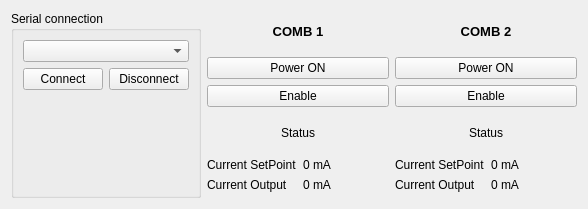
<?xml version="1.0" encoding="UTF-8"?>
<ui version="4.0">
 <class>Form</class>
 <widget class="QWidget" name="Form">
  <property name="geometry">
   <rect>
    <x>0</x>
    <y>0</y>
    <width>588</width>
    <height>209</height>
   </rect>
  </property>
  <property name="windowTitle">
   <string>Form</string>
  </property>
  <layout class="QHBoxLayout" name="horizontalLayout_2">
   <item>
    <widget class="QGroupBox" name="groupBox">
     <property name="title">
      <string>Serial connection</string>
     </property>
     <layout class="QVBoxLayout" name="verticalLayout_4">
      <item>
       <layout class="QVBoxLayout" name="verticalLayout">
        <item>
         <widget class="QComboBox" name="comboPorts"/>
        </item>
        <item>
         <layout class="QHBoxLayout" name="horizontalLayout">
          <item>
           <widget class="QPushButton" name="pushButton_serial_connect">
            <property name="text">
             <string>Connect</string>
            </property>
           </widget>
          </item>
          <item>
           <widget class="QPushButton" name="pushButton_serial_disconnect">
            <property name="text">
             <string>Disconnect</string>
            </property>
           </widget>
          </item>
         </layout>
        </item>
       </layout>
      </item>
      <item>
       <spacer name="verticalSpacer">
        <property name="orientation">
         <enum>Qt::Vertical</enum>
        </property>
        <property name="sizeHint" stdset="0">
         <size>
          <width>20</width>
          <height>40</height>
         </size>
        </property>
       </spacer>
      </item>
     </layout>
    </widget>
   </item>
   <item>
    <layout class="QVBoxLayout" name="verticalLayout_2">
     <item>
      <widget class="QLabel" name="label_2">
       <property name="font">
        <font>
         <pointsize>10</pointsize>
         <weight>75</weight>
         <bold>true</bold>
        </font>
       </property>
       <property name="text">
        <string>COMB 1</string>
       </property>
       <property name="alignment">
        <set>Qt::AlignCenter</set>
       </property>
      </widget>
     </item>
     <item>
      <widget class="QPushButton" name="pushButton_Comb1_power">
       <property name="text">
        <string>Power ON</string>
       </property>
      </widget>
     </item>
     <item>
      <widget class="QPushButton" name="pushButton_Comb1_enable">
       <property name="text">
        <string>Enable</string>
       </property>
      </widget>
     </item>
     <item>
      <widget class="QLabel" name="Comb1_status">
       <property name="text">
        <string>Status</string>
       </property>
       <property name="alignment">
        <set>Qt::AlignCenter</set>
       </property>
      </widget>
     </item>
     <item>
      <layout class="QFormLayout" name="formLayout">
       <item row="0" column="0">
        <widget class="QLabel" name="label_3">
         <property name="text">
          <string>Current SetPoint</string>
         </property>
        </widget>
       </item>
       <item row="0" column="1">
        <widget class="QLabel" name="Comb1_setPoint">
         <property name="text">
          <string>0 mA</string>
         </property>
        </widget>
       </item>
       <item row="1" column="0">
        <widget class="QLabel" name="label_5">
         <property name="text">
          <string>Current Output</string>
         </property>
        </widget>
       </item>
       <item row="1" column="1">
        <widget class="QLabel" name="Comb1_current">
         <property name="text">
          <string>0 mA</string>
         </property>
        </widget>
       </item>
      </layout>
     </item>
    </layout>
   </item>
   <item>
    <layout class="QVBoxLayout" name="verticalLayout_3">
     <item>
      <widget class="QLabel" name="label_7">
       <property name="font">
        <font>
         <pointsize>10</pointsize>
         <weight>75</weight>
         <bold>true</bold>
        </font>
       </property>
       <property name="text">
        <string>COMB 2</string>
       </property>
       <property name="alignment">
        <set>Qt::AlignCenter</set>
       </property>
      </widget>
     </item>
     <item>
      <widget class="QPushButton" name="pushButton_Comb2_power">
       <property name="text">
        <string>Power ON</string>
       </property>
      </widget>
     </item>
     <item>
      <widget class="QPushButton" name="pushButton_Comb2_enable">
       <property name="text">
        <string>Enable</string>
       </property>
      </widget>
     </item>
     <item>
      <widget class="QLabel" name="Comb2_status">
       <property name="text">
        <string>Status</string>
       </property>
       <property name="alignment">
        <set>Qt::AlignCenter</set>
       </property>
      </widget>
     </item>
     <item>
      <layout class="QFormLayout" name="formLayout_2">
       <item row="0" column="0">
        <widget class="QLabel" name="label_9">
         <property name="text">
          <string>Current SetPoint</string>
         </property>
        </widget>
       </item>
       <item row="0" column="1">
        <widget class="QLabel" name="Comb2_setPoint">
         <property name="text">
          <string>0 mA</string>
         </property>
        </widget>
       </item>
       <item row="1" column="0">
        <widget class="QLabel" name="label_11">
         <property name="text">
          <string>Current Output</string>
         </property>
        </widget>
       </item>
       <item row="1" column="1">
        <widget class="QLabel" name="Comb2_current">
         <property name="text">
          <string>0 mA</string>
         </property>
        </widget>
       </item>
      </layout>
     </item>
    </layout>
   </item>
  </layout>
 </widget>
 <resources/>
 <connections/>
</ui>
